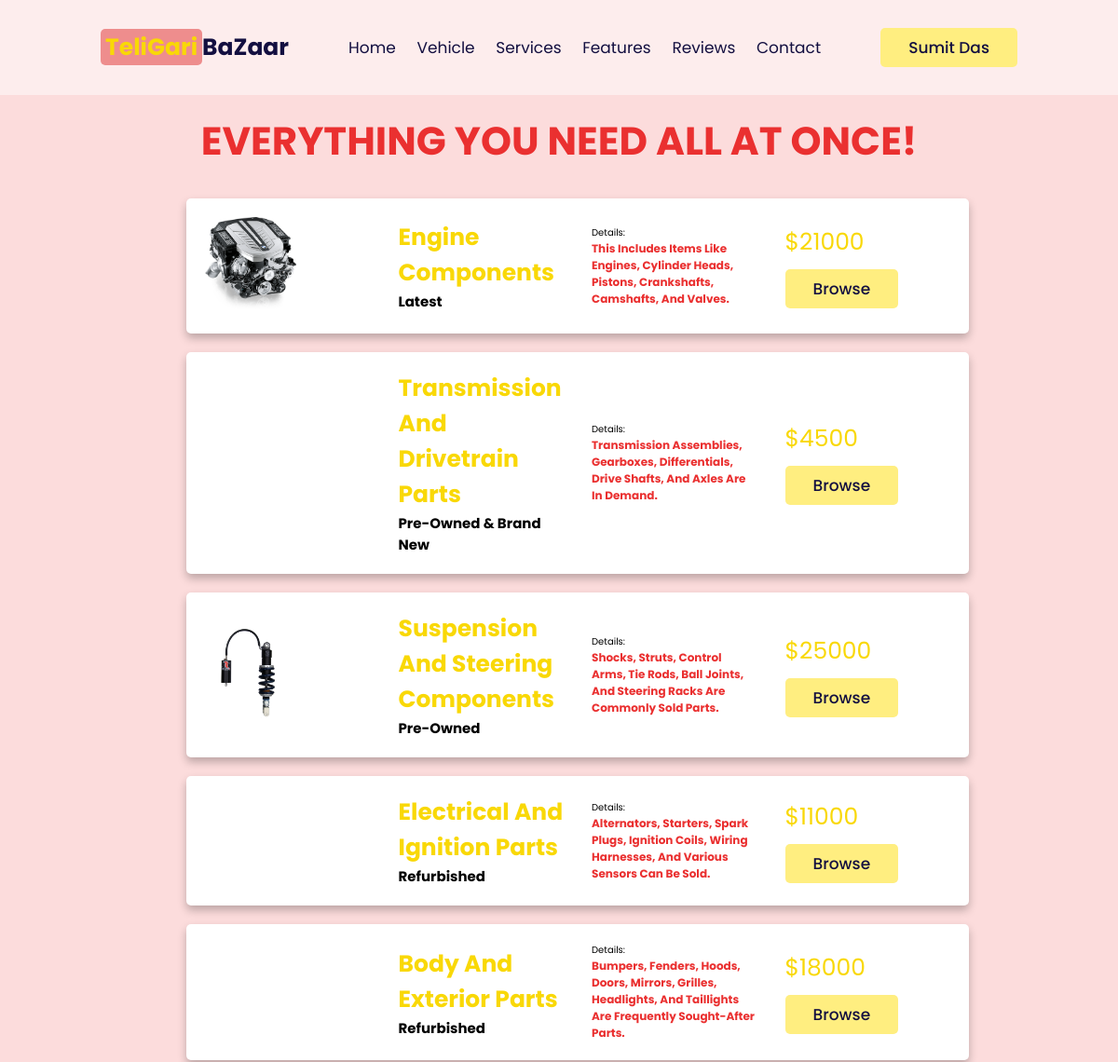
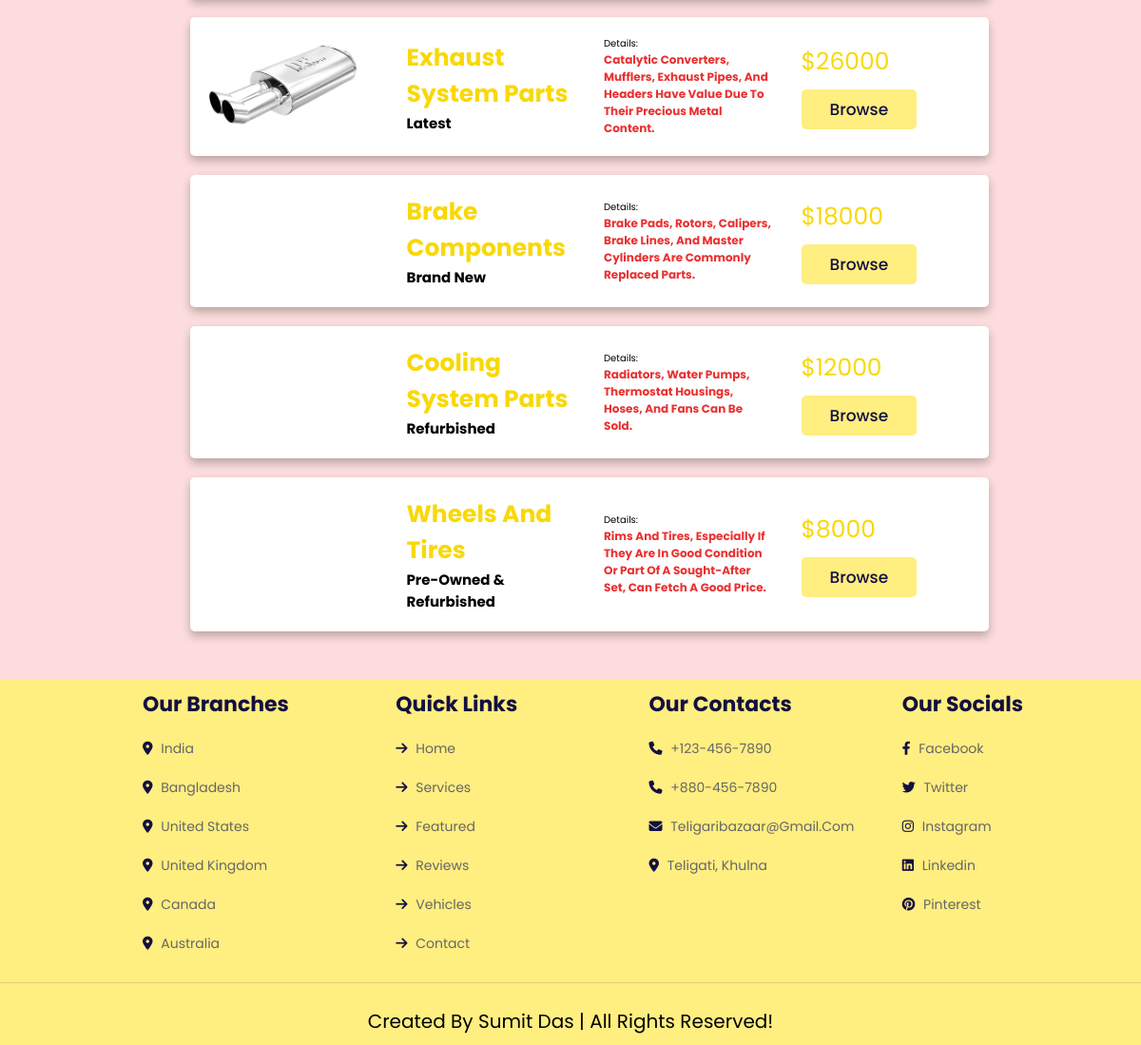
The page /car_parts_admin.php (signed in) on the database its author committed (2 pictures, top to bottom).
### tables this page shows
CREATE TABLE `car_parts` (
  `name` varchar(255) NOT NULL,
  `state` varchar(255) NOT NULL,
  `price` int(32) NOT NULL,
  `details` varchar(255) NOT NULL,
  `image` varchar(255) NOT NULL,
  `ID` int(11) NOT NULL
);

### car_parts_admin.php (the view, shortened to what this page needs)
<?php
@include 'config.php';
$sql = "SELECT * FROM car_parts";
$result = $conn->query($sql);
$parts = array();
if ($result->num_rows > 0) {
    while ($row = $result->fetch_assoc()) {
        $parts[] = $row;
    }
}
?>
<!DOCTYPE html>
<html>
<head>
    <link rel="stylesheet" href="https://cdn.jsdelivr.net/npm/swiper@9/swiper-bundle.min.css" />
    <link rel="stylesheet" href="https://cdnjs.cloudflare.com/ajax/libs/font-awesome/6.4.0/css/all.min.css">
    <link rel="stylesheet" href="teligari_controller.css">
</head>
<body>
<header class="header">
    <a href="admin_page.php" class="logo"><span>TeliGari</span>BaZaar</a>
    <nav class="navbar">
        <a href="admin_page.php#home">home</a>
        <a href="admin_page.php#vehicles">vehicle</a>
        <a href="admin_page.php#services">services</a>
        <a href="admin_page.php#features">features</a>
        <a href="admin_page.php#reviews">reviews</a>
        <a href="admin_page.php#contact">contact</a>
    </nav>
    <div id="profile-btn" class="profile-btn-container">
        <div class="btn-wrapper">
        <button class="btn">
            <span>
                <?php
                    echo $_SESSION['admin_name'];
                ?>
            </span>
        </button>
        </div>
    </div>
</header>
    <h1>Everything you need all at once!</h1>
    <div class="car-container">
    <?php foreach ($parts as $part): ?>
        <div class="cars">
            <div class="segment"><img src="images/<?php echo $part['image']; ?>" alt=""></div>
            <div class="segment">
                <div class="content">
                    <h3><?php echo $part['name']; ?></h3>
                    <h2><?php echo $part['state']; ?></h2>
                </div>
            </div>
            <div class="segment">
                <p>Details:</p>
                <ul class="grid-list">
                    <li><?php echo $part['details']; ?></li>
                </ul>
            </div>
            <div class="segment">
                <p class="price">$<?php echo $part['price']; ?></p>
                <a href="" class="btn">Browse</a>
            </div>
        </div>
        <?php endforeach; ?>
    </div>
    <section class="footer">
        <div class="box-container">
            <div class="box">
                <h3>Our branches</h3>
                <a href="#"><i class="fas fa-map-marker-alt"></i> India  </a>
                <a href="#"><i class="fas fa-map-marker-alt"></i> Bangladesh </a>
                <a href="#"><i class="fas fa-map-marker-alt"></i> United States </a>
                <a href="#"><i class="fas fa-map-marker-alt"></i> United Kingdom </a>
                <a href="#"><i class="fas fa-map-marker-alt"></i> Canada </a>
                <a href="#"><i class="fas fa-map-marker-alt"></i> Australia </a>
            </div>
            <div class="box">
                <h3>Quick links</h3>
                <a href="#home"><i class="fas fa-arrow-right"></i> home </a>
                <a href="#services"><i class="fas fa-arrow-right"></i> services </a>
                <a href="#features"><i class="fas fa-arrow-right"></i> featured </a>
                <a href="#reviews"><i class="fas fa-arrow-right"></i> reviews </a>
                <a href="#vehicles"><i class="fas fa-arrow-right"></i> vehicles </a>
                <a href="#contact"><i class="fas fa-arrow-right"></i> contact </a>
            </div>
            <div class="box">
                <h3>Our Contacts</h3>
                <a href="#"><i class="fas fa-phone"></i> +123-456-7890 </a>
                <a href="#"><i class="fas fa-phone"></i> +880-456-7890 </a>
                <a href="#"><i class="fas fa-envelope"></i> teligaribazaar@gmail.com </a>
                <a href="https://goo.gl/maps/TYBkx1Zyn6mCJZJL7"><i class="fas fa-map-marker-alt"></i> Teligati, Khulna</a>
            </div>
            <div class="box">
                <h3>Our Socials</h3>
                <a href="https://www.facebook.com/Mar4KoV"><i class="fab fa-facebook-f"></i> facebook </a>
                <a href="https://twitter.com/_su_mit_77"><i class="fab fa-twitter"></i> twitter </a>
                <a href="https://www.instagram.com/su._.mit_____/"><i class="fab fa-instagram"></i> instagram </a>
                <a href="https://www.linkedin.com/in/sumitdas77/"><i class="fab fa-linkedin"></i> linkedin </a>
                <a href="https://www.pinterest.com/sumitsd123471/"><i class="fab fa-pinterest"></i> pinterest </a>
            </div>
        </div>
        <div class="credit">Created by Sumit Das | all rights reserved!</div>
    </section>
</body>
</html>

### teligari_controller.css (style rules this page uses)
:root { --yellow: #f9d806; --light-yellow: #ffee80; --black: #130f40; --light-color: #666; --cream: #ee8d8d; --red: #ea3030; --change: rgb(156, 249, 249); --border: .1rem solid rgba(0, 0, 0, 0.139); --box-shadow: 0 .5rem 1rem rgba(0, 0, 0, 0.251); }
* { font-family: 'Poppins', sans-serif; margin: 0; padding: 0; box-sizing: border-box; outline: none; border: none; text-decoration: none; text-transform: capitalize; transition: all 0.2s linear; }
html { font-size: 62.5%; overflow-x: hidden; scroll-padding-top: 7rem; scroll-behavior: smooth; }
body { background: #fcdcdc; }
.header { position: fixed; top: 0; left: 0; right: 0; z-index: 999; background: #fdeded; display: flex; align-items: center; justify-content: space-between; padding: 3rem 9%; }
.header .logo { font-size: 2.5rem; color: var(--black); font-weight: bolder; }
.header .logo span { color: var(--yellow); background-color: var(--cream); border-radius: 5px; padding: 2px 5px; }
.header .navbar a { font-size: 1.7rem; margin: 0 1rem; color: var(--black); }
.header .btn { margin-top: 0; }
.btn-wrapper { display: grid; place-content: center; }
.btn-wrapper button { display: flex; }
.profile-btn-container { position: relative; }
h1 { margin-top: 12rem; text-align: center; font-size: 3.5vw; text-transform: uppercase; color: var(--red); }
.car-container { align-items: center; padding-top: 3rem; padding-bottom: 5em; margin-left: 20rem; width: 70%; display: grid; gap: 2rem; }
.car-container .cars { display: grid; grid-template-columns: 1fr 1fr 1fr 1fr; align-items: center; gap: 3rem; padding: 2rem; background: rgb(255, 255, 255); box-shadow: var(--box-shadow); border-radius: 0.5rem; transform: scale(1); }
.car-container .cars img { height: 100px; width: auto; border-radius: 5%; }
.car-container .cars .content h3 { color: var(--yellow); font-size: 2.5rem; }
.btn { display: inline-block; margin-top: 1rem; border-radius: 0.5rem; background: var(--light-yellow); color: var(--black); font-weight: 500; font-size: 1.7rem; cursor: pointer; padding: 0.8rem 3rem; }
.price { font-size: 2.5rem; color: var(--yellow); }
.grid-list { list-style-type: none; font-size: 1.2rem; color: var(--red); font-weight: bolder; }
.footer { background: var(--light-yellow); }
.footer .box-container { padding-left: 15rem; display: grid; grid-template-columns: repeat(auto-fit, minmax(25rem, 1fr)); gap: 1.5rem; }
.footer .box-container .box h3 { color: var(--black); font-size: 2.2rem; padding: 1rem 0; }
.footer .box-container .box a { color: var(--light-color); font-size: 1.4rem; display: block; padding: 1rem 0; }
.footer .box-container .box a i { padding-right: .5rem; color: var(--black); }
.footer .credit { text-align: center; border-top: var(--border); padding: 1rem; padding-top: 2.5rem; margin-top: 2rem; font-size: 2rem; }

### rows shown on the page
car_parts: image (picture), name "Engine Components", state "Latest", details "This Includes Items Like Engines, Cylinder Heads, Pistons, Crankshafts, Camshafts, And Valves.", price "21000"
car_parts: name "Transmission And Drivetrain Parts", state "Pre-Owned & Brand New", details "Transmission Assemblies, Gearboxes, Differentials, Drive Shafts, And Axles Are In Demand.", price "4500"
car_parts: image (picture), name "Suspension And Steering Components", state "Pre-Owned", details "Shocks, Struts, Control Arms, Tie Rods, Ball Joints, And Steering Racks Are Commonly Sold Parts.", price "25000"
car_parts: name "Electrical And Ignition Parts", state "Refurbished", details "Alternators, Starters, Spark Plugs, Ignition Coils, Wiring Harnesses, And Various Sensors Can Be Sold.", price "11000"
car_parts: name "Body And Exterior Parts", state "Refurbished", details "Bumpers, Fenders, Hoods, Doors, Mirrors, Grilles, Headlights, And Taillights Are Frequently Sought-After Parts.", price "18000"
car_parts: image (picture), name "Exhaust System Parts", state "Latest", details "Catalytic Converters, Mufflers, Exhaust Pipes, And Headers Have Value Due To Their Precious Metal Content.", price "26000"
car_parts: name "Brake Components", state "Brand New", details "Brake Pads, Rotors, Calipers, Brake Lines, And Master Cylinders Are Commonly Replaced Parts.", price "18000"
car_parts: name "Cooling System Parts", state "Refurbished", details "Radiators, Water Pumps, Thermostat Housings, Hoses, And Fans Can Be Sold.", price "12000"
car_parts: name "Wheels And Tires", state "Pre-Owned & Refurbished", details "Rims And Tires, Especially If They Are In Good Condition Or Part Of A Sought-After Set, Can Fetch A Good Price.", price "8000"

### other values the page prints
$_SESSION['admin_name'] "Sumit Das"
